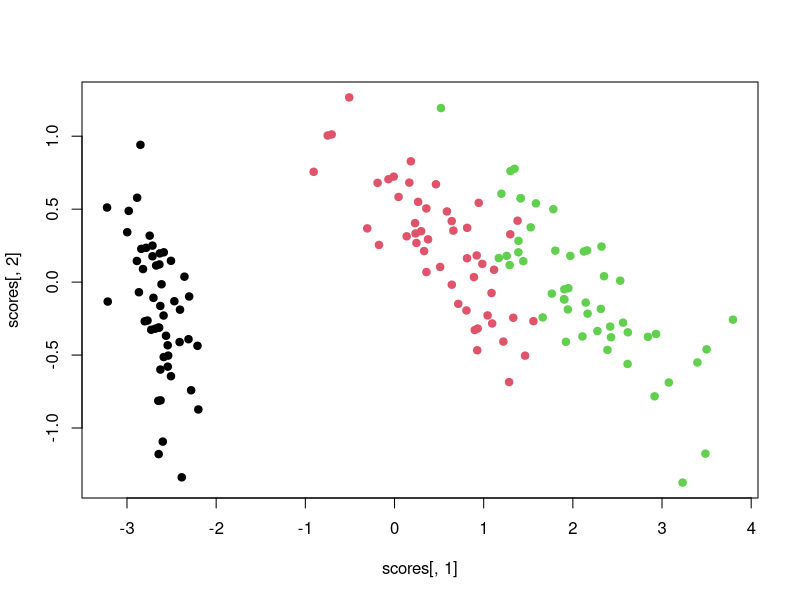

Recreate this plot in R. (Note: a time limit stopped this script after it produced the figure.)
#!/usr/bin/env Rscript

# Timing of functions
library(microbenchmark)

library(ggplot2)
library(magrittr)

# Reproducibility
set.seed(1)

# Functions
# Used in benchmarking
check_results <- function(values, tol = sqrt(.Machine$double.eps)) {
  n_values <- length(values)
  equality_check <- c()
  for (i in 1:(n_values - 1)) {
    for (j in (i + 1):n_values) {
      equality_check <- c(equality_check, sum(values[[i]] - values[[j]]))
    }
  }
  sum(equality_check) == 0
}

# Run different blocks
run_prep_material <- F

# === Prep material ============================================================

# === Question 1 ===============================================================

if (run_prep_material) {
  # Floating point accuracy
  eps <- 1
  x <- 1
  while (x + eps != x) eps <- eps / 2
  eps / x
  x
  x + eps

  .Machine$double.eps

  eps_vec <- c()

  for (x in c(1 / 8, 1 / 4, 1 / 2, 1, 2, 4, 8)) {
    eps <- 1
    while (x + eps != x) eps <- eps / 2
    eps_vec <- c(eps_vec, eps)
  }

  print(eps_vec)

  # == Question 2 ================================================================
  # Avoiding for loops
  X <- matrix(runif(100000), 1000, 100)

  z <- rep(0, 1000)
  for (i in 1:1000) {
    for (j in 1:100) z[i] <- z[i] + X[i, j]
  }

  z_1 <- apply(X, 1, sum)
  z - z_1

  z_2 <- rowSums(X)
  z - z_2

  # Benchmark competitors
  # Define X outside of benchmarking as it is a random sample
  X <- matrix(runif(100000), 1000, 100)

  mbm <- microbenchmark(
    "for_loop" = {
      z <- rep(0, 1000)
      for (i in 1:1000) {
        for (j in 1:100) z[i] <- z[i] + X[i, j]
      }
      z
    },
    "apply" = {
      z <- apply(X, 1, sum)
      z
    },
    "rowSums" = {
      z <- rowSums(X)
      z
    },
    check = check_results
  )

  autoplot(mbm) +
    labs(
      title = "Benchmark against for loops",
      subtitle = "Summing across rows"
    )

  n <- 100000
  z <- rnorm(n)
  zneg <- 0
  j <- 1
  for (i in 1:n) {
    if (z[i] < 0) {
      zneg[j] <- z[i]
      j <- j + 1
    }
  }


  n <- 100000
  z <- rnorm(n)
  zneg <- 0
  j <- 1
  for (i in 1:n) {
    if (z[i] < 0) {
      zneg[j] <- z[i]
      j <- j + 1
    }
  }

  zneg_2 <- z[z < 0]

  mbm_2 <- microbenchmark(
    "for_loop" = {
      zneg <- 0
      j <- 1
      for (i in 1:n) {
        if (z[i] < 0) {
          zneg[j] <- z[i]
          j <- j + 1
        }
      }
      zneg
    },
    "vectorised" = {
      zneg <- z[z < 0]
      zneg
    },
    check = check_results
  )

  autoplot(mbm_2) +
    labs(
      title = "Benchmark against for loops",
      subtitle = "Recording negative numbers"
    )

  # === Question 3 ===============================================================
  n <- 1000
  A <- matrix(runif(n * n), n, n)
  x <- runif(n)

  t(x) %*% A %*% x

  W <- diag(x)

  sum(diag(t(A) %*% W %*% A))


  # === Question 4 ===============================================================

  # set.seed(0)
  n <- 1000
  A <- matrix(runif(n * n), n, n)
  x.true <- runif(n)
  y <- A %*% x.true
  A_inv <- solve(A)
  x1 <- A_inv %*% y
  all.equal(matrix(x.true), x1)
  mean(matrix(x.true) - x1)

  x2 <- solve(A, y)
  all.equal(matrix(x.true), x2)
  mean(matrix(x.true) - x2)


  mbm_3 <- microbenchmark(
    "explicit" = {
      A_inv <- solve(A)
      x1 <- A_inv %*% y
    },
    "solve" = {
      x2 <- solve(A, y)
    }
    # ,
    # check = check_results
  )

  autoplot(mbm_3) +
    labs(
      title = "Benchmarking",
      subtitle = "Comparison of solve"
    )

  # === Question 5 ===============================================================

  # Write an R function which takes an un-ordered vector of observations x and
  # returns the values of the empirical c.d.f. for each value, in the order
  # corresponding to the original x vector. (See ?sort.int.)

  ?sort.int
  x <- rnorm(3)
  sort(x)
  sort.int(x)
  order(x)
  sort(x) / cumsum(1:length(x))

  empirical_cdf <- function(x, plot.cdf = F) {
    n <- length(x)
    cdf <- (order(x) - 1) / n

    if (plot.cdf) {
      plot(sort(x), sort(cdf), xlab = "x", ylab = "cdf", type = "l")
    }
    cdf
  }

  empirical_cdf(x, plot.cdf = T)

  x1 <- rnorm(1000)
  empirical_cdf(x1, plot.cdf = T)
  x2 <- runif(1000)
  empirical_cdf(x2, plot.cdf = T)

  # === Question 6 ===============================================================

  rb <- function(x, y) {
    100 * ((y - x**2)**2) + (1 - x)**2
  }


  rb.grad <- function(x, y) {
    df_dx <- 200 * (2 * x**3 - 2 * x * y) + 2 * (x - 1)
    df_dy <- 200 * (y - x**2)
    c(df_dx, df_dy)
  }

  approx.rb.grad <- function(x, y, delta = 1e-7) {
    df_dx <- (rb(x + delta, y) - rb(x, y)) / delta
    df_dy <- (rb(x, y + delta) - rb(x, y)) / delta
    c(df_dx, df_dy)
  }

  approx.rb.hessian <- function(x, y, delta = 1e-7) {
    df_dx <- (rb.grad(x + delta, y) - rb.grad(x, y)) / delta
    df_dy <- (rb.grad(x, y + delta) - rb.grad(x, y)) / delta
    matrix(c(df_dx, df_dy), nrow = 2)
  }

  rb.hessian <- function(x, y) {
    d2f_dx2 <- 400 * (3 * x**2 - y) + 2
    d2f_dy2 <- 200
    d2f_dxdy <- -400 * x
    matrix(c(d2f_dx2, d2f_dxdy, d2f_dxdy, d2f_dy2), nrow = 2)
  }

  rb.taylor.expansion <- function(x, y) {
    rb(x, y) + sum(rb.grad(x, y), 0.5 * rb.hessian(x, y))
  }

  x <- seq(-1.5, 1.5, 0.01)
  n <- length(x) - 1
  z <- seq(-0.5, 1.5, 2 / n)
  y <- sapply(x, rb, z)

  plt_1 <- contour(x, z, z = y)
  new_point <- rb.taylor.expansion(0.6, 0.6)
  contour(new_point, add = T)

  # contour(x, z, z = y, levels = "log10")

  z_lim <- range(y, finite = T)
  pretty(z_lim, 10)
  max(y)

  contour(log10(y))


  rb.hessian(4, 4)
  approx.rb.hessian(4, 4)
}

# === Computer Lab 1 ===========================================================

# === Question 1: SVD ==========================================================

pcScoresEig <- function(X) {
  eig <- eigen(var(X), symmetric = TRUE)
  Xc <- sweep(as.matrix(X), 2, colMeans(X))
  Xc %*% eig$vectors
}

# We can test it on the infamous iris data, as follows.
Xi <- iris[, -5]
scores <- pcScoresEig(Xi)
plot(scores[, 1], scores[, 2], col = iris[, 5], pch = 19)

# Equivalent to princomp function in R
head(scores, 3)
head(princomp(Xi)$scores, 3)

svd(Xi)

pcScoresSvd <- function(X, mean_centre = T, scale = F) {

  # Mean centre the data (enable scaling)
  X_new <- scale(X, center = mean_centre, scale = scale)

  # Singular value decomposition
  svd_out <- svd(X_new)

  # Signular values of X in a diagonal matrix
  D <- diag(svd_out$d)

  # Left singular vectors of X
  U <- svd_out$u

  out <- list()

  # The product of these is the PCA scores of X
  out$scores <- U %*% D

  # The variance explained is the normalised squared singular values
  out$var <- D**2 / sum(D**2)

  out
}

my_scores <- pcScoresSvd(Xi)
my_prcomp <- prcomp(Xi)

n_row <- 5000
n_col <- 1000
test_data <- runif(n_row * n_col, min = -1000, max = 1000) %>%
  matrix(nrow = n_row, ncol = n_col)


mbm_pca <- microbenchmark(
  # "prcomp" = {
  #   prcomp(test_data)$x
  # },
  "eigen_decomposition" = {
    pcScoresEig(test_data)
  },
  # "princomp" = {
  #   princomp(test_data)$scores
  # },
  "svd" = {
    pcScoresSvd(test_data)$scores
  },
  times = 3
)

autoplot(mbm_pca) +
  labs(
    title = "PCA methods"
  )


# === 2. Ridge regression ======================================================

# y = XB + e
# L(B) = ||e||^2 + l||B||^2
#
# Subsitute for e and differentiate
# Second, substitute in X = UDV^T
# Realise that I = V^TV = VV^T due to orthogonal nature of V

# Ridge regression using SVD
ridge <- function(y, X, lambda) {

  # Mean centre X to avoid penalising the intercept
  X_centred <- scale(X, center = T, scale = F)

  # Apply SVD
  svd_out <- svd(X_centred)

  # Calculate the values of (D**2 - lambda I)**-1 %*% D for each lambda
  d_l <- sapply(svd_out$d, function(x, lambda) {
    x / (x**2 + lambda)
  }, lambda)

  # Calculate the Betas
  my_values <- apply(d_l, 1, function(d, V, U, y) {
    V %*% diag(d) %*% t(U) %*% y
  }, svd_out$v, svd_out$u, y) %>%
    t()

  my_values
}

treed_ridge <- ridge(trees[, 3], trees[, 1:2], c(0, exp(0:5)))
lm(Volume ~ Girth + Height, trees)


# === Question 3: ==============================================================

## First, simulate the data
set.seed(1)
x <- sort(runif(100)) + 100
y <- .2 * (x - 100 - .5) + (x - 100 - .5)^2 + rnorm(100) * .1

## lm manages to estimate the regression
plot(x, y)
b <- lm(y ~ x + I(x^2))
lines(x, fitted(b), lwd = 2)

## direct solution of the normal equations doesn't work
X <- model.matrix(b)
beta.hat <- solve(t(X) %*% X, t(X) %*% y)

## What if the x-values were even further away from zero?
## In theory, this should still be able to represent the quadratic function.
x1 <- x + 1000
plot(x, y)
b1 <- lm(y ~ x1 + I(x1^2))
lines(x, fitted(b1), lwd = 2)
## lm fails without warning!

kappa(x1)
kappa(X)
